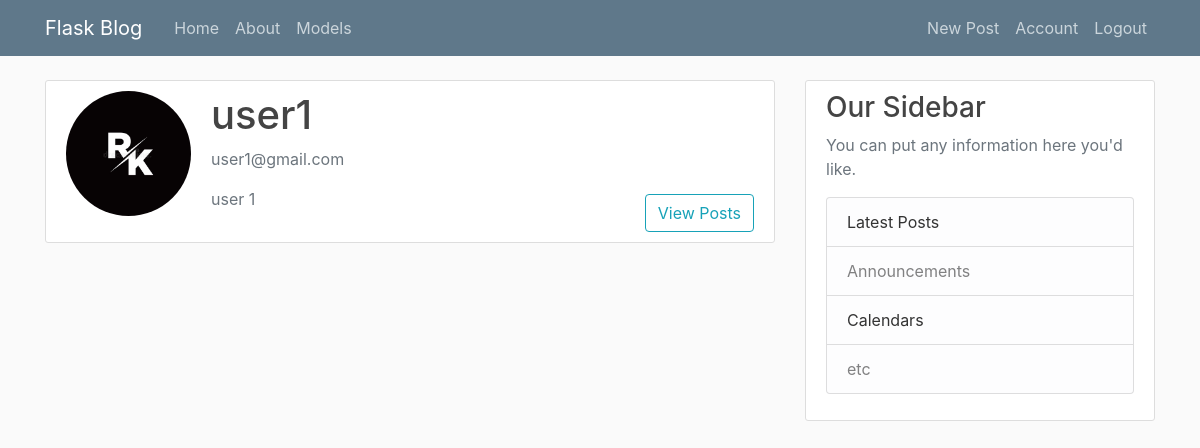
/account/3 (signed in), run on the app's committed database.
### flaskblog/model.py (models this page shows, shortened)
class User(db.Model,UserMixin):
    id = db.Column(db.Integer,primary_key = True)
    firstname = db.Column(db.String(20),nullable = False)
    lastname = db.Column(db.String(20),nullable = False,default = "")
    username = db.Column(db.String(20),unique = True,nullable = False)
    email = db.Column(db.String(120),unique = True,nullable = False)
    image_file = db.Column(db.String(20),nullable = False, default = 'default.jpg')
    password = db.Column(db.String(60),nullable = False)
    posts = db.relationship("Post",backref = "author",lazy = True)

### flaskblog/routes.py (the view)
@app.route("/account/<int:account_id>")
@login_required
def account(account_id):
    user = User.query.get(account_id)
    image_file = url_for('static',filename = f'profile_pics/{user.image_file}')
    return render_template('account.html',title = 'Account',image_file = image_file,user = user)

### flaskblog/model.py (called while the page is built)
@login.user_loader
def load_user(user_id):
    return User.query.get(int(user_id))

### flaskblog/templates/account.html (shortened to what this page needs)
{% extends "layout.html" %}
{% block content %}
<div class="content-section">
    <div class="media">
      <img class="rounded-circle account-img" src="{{ image_file }}">
      <div class="media-body">
        <h2 class="account-heading">{{ user.username }}</h2>
        <p class="text-secondary">{{ user.email }}</p>
        <p class="text-secondary">{{ user.firstname}} {{ user.lastname}}</p>
      </div>
      {% if user.id != current_user.id %}
        <a class="btn btn-outline-info ml-2 align-self-end" href="{{ url_for('posts_by_user',user_id = user.id)}}" role="button">View Posts</a>
        {% endif %}
      </div>
  </div>
{% endblock %}

### flaskblog/static/main.css (style rules this page uses)
body { background: #fafafa; color: #333333; margin-top: 5rem; }
h1, h2, h3, h4, h5, h6 { color: #444444; }
.content-section { background: #ffffff; padding: 10px 20px; border: 1px solid #dddddd; border-radius: 3px; margin-bottom: 20px; }
.account-img { height: 125px; width: 125px; margin-right: 20px; margin-bottom: 16px; }
.account-heading { font-size: 2.5rem; }

### data on the page
User: username "user1", email "user1@gmail.com", firstname "user", lastname "1"
